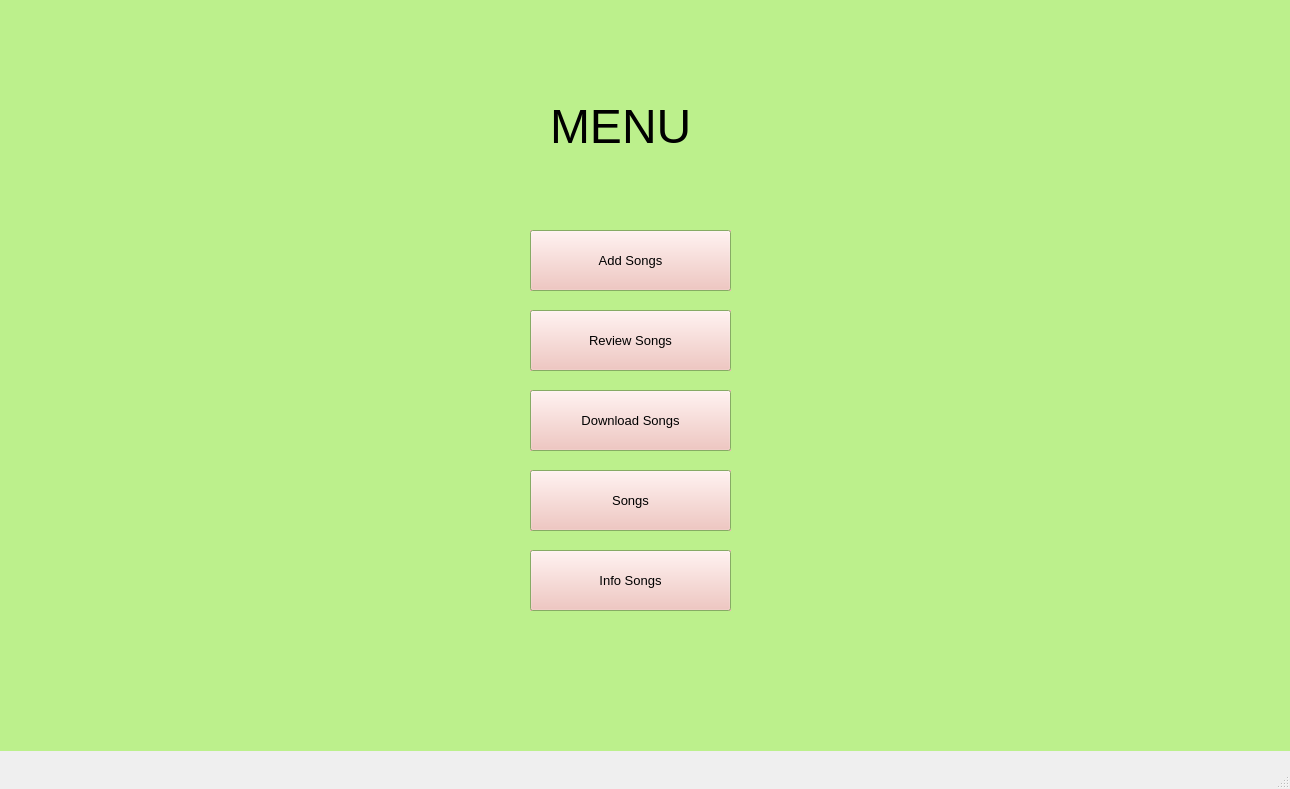
<?xml version="1.0" encoding="UTF-8"?>
<ui version="4.0">
 <class>cframe</class>
 <widget class="QMainWindow" name="cframe">
  <property name="geometry">
   <rect>
    <x>0</x>
    <y>0</y>
    <width>1290</width>
    <height>789</height>
   </rect>
  </property>
  <property name="windowTitle">
   <string>cframe</string>
  </property>
  <widget class="QWidget" name="centralwidget">
   <property name="enabled">
    <bool>true</bool>
   </property>
   <widget class="QStackedWidget" name="stackedWidget">
    <property name="geometry">
     <rect>
      <x>0</x>
      <y>0</y>
      <width>1291</width>
      <height>751</height>
     </rect>
    </property>
    <property name="palette">
     <palette>
      <active>
       <colorrole role="Base">
        <brush brushstyle="SolidPattern">
         <color alpha="255">
          <red>255</red>
          <green>255</green>
          <blue>255</blue>
         </color>
        </brush>
       </colorrole>
       <colorrole role="Window">
        <brush brushstyle="SolidPattern">
         <color alpha="255">
          <red>188</red>
          <green>240</green>
          <blue>140</blue>
         </color>
        </brush>
       </colorrole>
      </active>
      <inactive>
       <colorrole role="Base">
        <brush brushstyle="SolidPattern">
         <color alpha="255">
          <red>255</red>
          <green>255</green>
          <blue>255</blue>
         </color>
        </brush>
       </colorrole>
       <colorrole role="Window">
        <brush brushstyle="SolidPattern">
         <color alpha="255">
          <red>188</red>
          <green>240</green>
          <blue>140</blue>
         </color>
        </brush>
       </colorrole>
      </inactive>
      <disabled>
       <colorrole role="Base">
        <brush brushstyle="SolidPattern">
         <color alpha="255">
          <red>188</red>
          <green>240</green>
          <blue>140</blue>
         </color>
        </brush>
       </colorrole>
       <colorrole role="Window">
        <brush brushstyle="SolidPattern">
         <color alpha="255">
          <red>188</red>
          <green>240</green>
          <blue>140</blue>
         </color>
        </brush>
       </colorrole>
      </disabled>
     </palette>
    </property>
    <property name="font">
     <font>
      <pointsize>16</pointsize>
     </font>
    </property>
    <property name="autoFillBackground">
     <bool>true</bool>
    </property>
    <property name="currentIndex">
     <number>0</number>
    </property>
    <widget class="QWidget" name="page">
     <widget class="QLabel" name="label">
      <property name="geometry">
       <rect>
        <x>550</x>
        <y>90</y>
        <width>159</width>
        <height>72</height>
       </rect>
      </property>
      <property name="font">
       <font>
        <pointsize>36</pointsize>
       </font>
      </property>
      <property name="text">
       <string>MENU</string>
      </property>
     </widget>
     <widget class="QPushButton" name="Add">
      <property name="geometry">
       <rect>
        <x>530</x>
        <y>230</y>
        <width>201</width>
        <height>61</height>
       </rect>
      </property>
      <property name="palette">
       <palette>
        <active>
         <colorrole role="Button">
          <brush brushstyle="SolidPattern">
           <color alpha="255">
            <red>240</red>
            <green>188</green>
            <blue>181</blue>
           </color>
          </brush>
         </colorrole>
         <colorrole role="Highlight">
          <brush brushstyle="SolidPattern">
           <color alpha="255">
            <red>215</red>
            <green>168</green>
            <blue>168</blue>
           </color>
          </brush>
         </colorrole>
        </active>
        <inactive>
         <colorrole role="Button">
          <brush brushstyle="SolidPattern">
           <color alpha="255">
            <red>240</red>
            <green>188</green>
            <blue>181</blue>
           </color>
          </brush>
         </colorrole>
         <colorrole role="Highlight">
          <brush brushstyle="SolidPattern">
           <color alpha="255">
            <red>215</red>
            <green>168</green>
            <blue>168</blue>
           </color>
          </brush>
         </colorrole>
        </inactive>
        <disabled>
         <colorrole role="Button">
          <brush brushstyle="SolidPattern">
           <color alpha="255">
            <red>240</red>
            <green>188</green>
            <blue>181</blue>
           </color>
          </brush>
         </colorrole>
         <colorrole role="Highlight">
          <brush brushstyle="SolidPattern">
           <color alpha="255">
            <red>0</red>
            <green>120</green>
            <blue>215</blue>
           </color>
          </brush>
         </colorrole>
        </disabled>
       </palette>
      </property>
      <property name="font">
       <font>
        <pointsize>10</pointsize>
       </font>
      </property>
      <property name="autoFillBackground">
       <bool>true</bool>
      </property>
      <property name="text">
       <string>Add Songs</string>
      </property>
     </widget>
     <widget class="QPushButton" name="Review">
      <property name="geometry">
       <rect>
        <x>530</x>
        <y>310</y>
        <width>201</width>
        <height>61</height>
       </rect>
      </property>
      <property name="palette">
       <palette>
        <active>
         <colorrole role="Button">
          <brush brushstyle="SolidPattern">
           <color alpha="255">
            <red>240</red>
            <green>188</green>
            <blue>181</blue>
           </color>
          </brush>
         </colorrole>
         <colorrole role="Highlight">
          <brush brushstyle="SolidPattern">
           <color alpha="255">
            <red>215</red>
            <green>168</green>
            <blue>168</blue>
           </color>
          </brush>
         </colorrole>
        </active>
        <inactive>
         <colorrole role="Button">
          <brush brushstyle="SolidPattern">
           <color alpha="255">
            <red>240</red>
            <green>188</green>
            <blue>181</blue>
           </color>
          </brush>
         </colorrole>
         <colorrole role="Highlight">
          <brush brushstyle="SolidPattern">
           <color alpha="255">
            <red>215</red>
            <green>168</green>
            <blue>168</blue>
           </color>
          </brush>
         </colorrole>
        </inactive>
        <disabled>
         <colorrole role="Button">
          <brush brushstyle="SolidPattern">
           <color alpha="255">
            <red>240</red>
            <green>188</green>
            <blue>181</blue>
           </color>
          </brush>
         </colorrole>
         <colorrole role="Highlight">
          <brush brushstyle="SolidPattern">
           <color alpha="255">
            <red>0</red>
            <green>120</green>
            <blue>215</blue>
           </color>
          </brush>
         </colorrole>
        </disabled>
       </palette>
      </property>
      <property name="font">
       <font>
        <pointsize>10</pointsize>
       </font>
      </property>
      <property name="autoFillBackground">
       <bool>true</bool>
      </property>
      <property name="text">
       <string>Review Songs</string>
      </property>
     </widget>
     <widget class="QPushButton" name="Download">
      <property name="geometry">
       <rect>
        <x>530</x>
        <y>390</y>
        <width>201</width>
        <height>61</height>
       </rect>
      </property>
      <property name="palette">
       <palette>
        <active>
         <colorrole role="Button">
          <brush brushstyle="SolidPattern">
           <color alpha="255">
            <red>240</red>
            <green>188</green>
            <blue>181</blue>
           </color>
          </brush>
         </colorrole>
         <colorrole role="Highlight">
          <brush brushstyle="SolidPattern">
           <color alpha="255">
            <red>215</red>
            <green>168</green>
            <blue>168</blue>
           </color>
          </brush>
         </colorrole>
        </active>
        <inactive>
         <colorrole role="Button">
          <brush brushstyle="SolidPattern">
           <color alpha="255">
            <red>240</red>
            <green>188</green>
            <blue>181</blue>
           </color>
          </brush>
         </colorrole>
         <colorrole role="Highlight">
          <brush brushstyle="SolidPattern">
           <color alpha="255">
            <red>215</red>
            <green>168</green>
            <blue>168</blue>
           </color>
          </brush>
         </colorrole>
        </inactive>
        <disabled>
         <colorrole role="Button">
          <brush brushstyle="SolidPattern">
           <color alpha="255">
            <red>240</red>
            <green>188</green>
            <blue>181</blue>
           </color>
          </brush>
         </colorrole>
         <colorrole role="Highlight">
          <brush brushstyle="SolidPattern">
           <color alpha="255">
            <red>0</red>
            <green>120</green>
            <blue>215</blue>
           </color>
          </brush>
         </colorrole>
        </disabled>
       </palette>
      </property>
      <property name="font">
       <font>
        <pointsize>10</pointsize>
       </font>
      </property>
      <property name="autoFillBackground">
       <bool>true</bool>
      </property>
      <property name="text">
       <string>Download Songs</string>
      </property>
     </widget>
     <widget class="QPushButton" name="Songs">
      <property name="geometry">
       <rect>
        <x>530</x>
        <y>470</y>
        <width>201</width>
        <height>61</height>
       </rect>
      </property>
      <property name="palette">
       <palette>
        <active>
         <colorrole role="Button">
          <brush brushstyle="SolidPattern">
           <color alpha="255">
            <red>240</red>
            <green>188</green>
            <blue>181</blue>
           </color>
          </brush>
         </colorrole>
         <colorrole role="Highlight">
          <brush brushstyle="SolidPattern">
           <color alpha="255">
            <red>215</red>
            <green>168</green>
            <blue>168</blue>
           </color>
          </brush>
         </colorrole>
        </active>
        <inactive>
         <colorrole role="Button">
          <brush brushstyle="SolidPattern">
           <color alpha="255">
            <red>240</red>
            <green>188</green>
            <blue>181</blue>
           </color>
          </brush>
         </colorrole>
         <colorrole role="Highlight">
          <brush brushstyle="SolidPattern">
           <color alpha="255">
            <red>215</red>
            <green>168</green>
            <blue>168</blue>
           </color>
          </brush>
         </colorrole>
        </inactive>
        <disabled>
         <colorrole role="Button">
          <brush brushstyle="SolidPattern">
           <color alpha="255">
            <red>240</red>
            <green>188</green>
            <blue>181</blue>
           </color>
          </brush>
         </colorrole>
         <colorrole role="Highlight">
          <brush brushstyle="SolidPattern">
           <color alpha="255">
            <red>0</red>
            <green>120</green>
            <blue>215</blue>
           </color>
          </brush>
         </colorrole>
        </disabled>
       </palette>
      </property>
      <property name="font">
       <font>
        <pointsize>10</pointsize>
       </font>
      </property>
      <property name="autoFillBackground">
       <bool>true</bool>
      </property>
      <property name="text">
       <string>Songs</string>
      </property>
     </widget>
     <widget class="QPushButton" name="InfoSongs">
      <property name="geometry">
       <rect>
        <x>530</x>
        <y>550</y>
        <width>201</width>
        <height>61</height>
       </rect>
      </property>
      <property name="palette">
       <palette>
        <active>
         <colorrole role="Button">
          <brush brushstyle="SolidPattern">
           <color alpha="255">
            <red>240</red>
            <green>188</green>
            <blue>181</blue>
           </color>
          </brush>
         </colorrole>
         <colorrole role="Highlight">
          <brush brushstyle="SolidPattern">
           <color alpha="255">
            <red>215</red>
            <green>168</green>
            <blue>168</blue>
           </color>
          </brush>
         </colorrole>
        </active>
        <inactive>
         <colorrole role="Button">
          <brush brushstyle="SolidPattern">
           <color alpha="255">
            <red>240</red>
            <green>188</green>
            <blue>181</blue>
           </color>
          </brush>
         </colorrole>
         <colorrole role="Highlight">
          <brush brushstyle="SolidPattern">
           <color alpha="255">
            <red>215</red>
            <green>168</green>
            <blue>168</blue>
           </color>
          </brush>
         </colorrole>
        </inactive>
        <disabled>
         <colorrole role="Button">
          <brush brushstyle="SolidPattern">
           <color alpha="255">
            <red>240</red>
            <green>188</green>
            <blue>181</blue>
           </color>
          </brush>
         </colorrole>
         <colorrole role="Highlight">
          <brush brushstyle="SolidPattern">
           <color alpha="255">
            <red>0</red>
            <green>120</green>
            <blue>215</blue>
           </color>
          </brush>
         </colorrole>
        </disabled>
       </palette>
      </property>
      <property name="font">
       <font>
        <pointsize>10</pointsize>
       </font>
      </property>
      <property name="autoFillBackground">
       <bool>true</bool>
      </property>
      <property name="text">
       <string>Info Songs</string>
      </property>
     </widget>
    </widget>
    <widget class="QWidget" name="AddP">
     <widget class="QLabel" name="label_4">
      <property name="geometry">
       <rect>
        <x>460</x>
        <y>20</y>
        <width>341</width>
        <height>91</height>
       </rect>
      </property>
      <property name="font">
       <font>
        <pointsize>36</pointsize>
       </font>
      </property>
      <property name="text">
       <string>ADD SONGS</string>
      </property>
     </widget>
     <widget class="QPushButton" name="backA">
      <property name="geometry">
       <rect>
        <x>1169</x>
        <y>694</y>
        <width>111</width>
        <height>31</height>
       </rect>
      </property>
      <property name="font">
       <font>
        <pointsize>16</pointsize>
       </font>
      </property>
      <property name="text">
       <string>Back</string>
      </property>
     </widget>
     <widget class="QLabel" name="label_7">
      <property name="geometry">
       <rect>
        <x>230</x>
        <y>190</y>
        <width>361</width>
        <height>61</height>
       </rect>
      </property>
      <property name="font">
       <font>
        <pointsize>18</pointsize>
       </font>
      </property>
      <property name="text">
       <string>NOMBRE DE LA CANCION</string>
      </property>
     </widget>
     <widget class="QLabel" name="label_8">
      <property name="geometry">
       <rect>
        <x>230</x>
        <y>270</y>
        <width>361</width>
        <height>41</height>
       </rect>
      </property>
      <property name="font">
       <font>
        <pointsize>18</pointsize>
       </font>
      </property>
      <property name="text">
       <string>CANTANTE</string>
      </property>
     </widget>
     <widget class="QLabel" name="label_9">
      <property name="geometry">
       <rect>
        <x>230</x>
        <y>330</y>
        <width>361</width>
        <height>51</height>
       </rect>
      </property>
      <property name="font">
       <font>
        <pointsize>18</pointsize>
       </font>
      </property>
      <property name="text">
       <string>GENERO DEL CANTANTE</string>
      </property>
     </widget>
     <widget class="QLabel" name="label_10">
      <property name="geometry">
       <rect>
        <x>230</x>
        <y>400</y>
        <width>361</width>
        <height>41</height>
       </rect>
      </property>
      <property name="font">
       <font>
        <pointsize>18</pointsize>
       </font>
      </property>
      <property name="text">
       <string>PRECIO</string>
      </property>
     </widget>
     <widget class="QLineEdit" name="nombreC">
      <property name="geometry">
       <rect>
        <x>730</x>
        <y>190</y>
        <width>271</width>
        <height>41</height>
       </rect>
      </property>
     </widget>
     <widget class="QLineEdit" name="cantante">
      <property name="geometry">
       <rect>
        <x>730</x>
        <y>260</y>
        <width>271</width>
        <height>41</height>
       </rect>
      </property>
     </widget>
     <widget class="QLineEdit" name="genero">
      <property name="geometry">
       <rect>
        <x>730</x>
        <y>330</y>
        <width>271</width>
        <height>41</height>
       </rect>
      </property>
     </widget>
     <widget class="QLineEdit" name="precio">
      <property name="geometry">
       <rect>
        <x>730</x>
        <y>400</y>
        <width>271</width>
        <height>41</height>
       </rect>
      </property>
     </widget>
     <widget class="QPushButton" name="AddButton">
      <property name="geometry">
       <rect>
        <x>500</x>
        <y>520</y>
        <width>261</width>
        <height>61</height>
       </rect>
      </property>
      <property name="font">
       <font>
        <pointsize>14</pointsize>
       </font>
      </property>
      <property name="text">
       <string>ADD SONG!</string>
      </property>
     </widget>
    </widget>
    <widget class="QWidget" name="DownloadP">
     <widget class="QLabel" name="label_2">
      <property name="geometry">
       <rect>
        <x>20</x>
        <y>20</y>
        <width>541</width>
        <height>91</height>
       </rect>
      </property>
      <property name="font">
       <font>
        <pointsize>36</pointsize>
       </font>
      </property>
      <property name="text">
       <string>DOWNLOAD SONGS</string>
      </property>
     </widget>
     <widget class="QPushButton" name="pushButton_4">
      <property name="geometry">
       <rect>
        <x>1200</x>
        <y>700</y>
        <width>80</width>
        <height>25</height>
       </rect>
      </property>
      <property name="text">
       <string>Back</string>
      </property>
     </widget>
     <widget class="QLabel" name="label_13">
      <property name="geometry">
       <rect>
        <x>30</x>
        <y>200</y>
        <width>301</width>
        <height>41</height>
       </rect>
      </property>
      <property name="font">
       <font>
        <pointsize>14</pointsize>
       </font>
      </property>
      <property name="text">
       <string>CODIGO DE CANCION</string>
      </property>
     </widget>
     <widget class="QLabel" name="label_14">
      <property name="geometry">
       <rect>
        <x>30</x>
        <y>260</y>
        <width>241</width>
        <height>41</height>
       </rect>
      </property>
      <property name="font">
       <font>
        <pointsize>14</pointsize>
       </font>
      </property>
      <property name="text">
       <string>NOMBRE DEL CLIENTE</string>
      </property>
     </widget>
     <widget class="QLineEdit" name="codigoC">
      <property name="geometry">
       <rect>
        <x>360</x>
        <y>210</y>
        <width>221</width>
        <height>31</height>
       </rect>
      </property>
     </widget>
     <widget class="QLineEdit" name="nombreCliente">
      <property name="geometry">
       <rect>
        <x>360</x>
        <y>270</y>
        <width>221</width>
        <height>31</height>
       </rect>
      </property>
     </widget>
     <widget class="QPushButton" name="pushButton_2">
      <property name="geometry">
       <rect>
        <x>140</x>
        <y>450</y>
        <width>281</width>
        <height>81</height>
       </rect>
      </property>
      <property name="font">
       <font>
        <pointsize>24</pointsize>
       </font>
      </property>
      <property name="text">
       <string>DESCARGAR!</string>
      </property>
     </widget>
     <widget class="QTextBrowser" name="textBrowser">
      <property name="geometry">
       <rect>
        <x>660</x>
        <y>130</y>
        <width>611</width>
        <height>531</height>
       </rect>
      </property>
     </widget>
    </widget>
    <widget class="QWidget" name="ReviewP">
     <widget class="QLabel" name="label_3">
      <property name="geometry">
       <rect>
        <x>440</x>
        <y>20</y>
        <width>431</width>
        <height>91</height>
       </rect>
      </property>
      <property name="font">
       <font>
        <pointsize>36</pointsize>
       </font>
      </property>
      <property name="text">
       <string>REVIEW SONGS</string>
      </property>
     </widget>
     <widget class="QPushButton" name="pushButton_3">
      <property name="geometry">
       <rect>
        <x>1200</x>
        <y>700</y>
        <width>80</width>
        <height>25</height>
       </rect>
      </property>
      <property name="text">
       <string>Back</string>
      </property>
     </widget>
     <widget class="QLabel" name="label_11">
      <property name="geometry">
       <rect>
        <x>420</x>
        <y>240</y>
        <width>211</width>
        <height>41</height>
       </rect>
      </property>
      <property name="font">
       <font>
        <pointsize>24</pointsize>
       </font>
      </property>
      <property name="text">
       <string>CODIGO</string>
      </property>
     </widget>
     <widget class="QLabel" name="label_12">
      <property name="geometry">
       <rect>
        <x>420</x>
        <y>320</y>
        <width>211</width>
        <height>41</height>
       </rect>
      </property>
      <property name="font">
       <font>
        <pointsize>24</pointsize>
       </font>
      </property>
      <property name="text">
       <string>ESTRELLAS</string>
      </property>
     </widget>
     <widget class="QLineEdit" name="codigo">
      <property name="geometry">
       <rect>
        <x>660</x>
        <y>240</y>
        <width>201</width>
        <height>41</height>
       </rect>
      </property>
     </widget>
     <widget class="QLineEdit" name="estrellas">
      <property name="geometry">
       <rect>
        <x>660</x>
        <y>320</y>
        <width>201</width>
        <height>41</height>
       </rect>
      </property>
     </widget>
     <widget class="QPushButton" name="pushButton">
      <property name="geometry">
       <rect>
        <x>490</x>
        <y>450</y>
        <width>291</width>
        <height>71</height>
       </rect>
      </property>
      <property name="font">
       <font>
        <pointsize>24</pointsize>
       </font>
      </property>
      <property name="text">
       <string>ADD REVIEW!</string>
      </property>
     </widget>
    </widget>
    <widget class="QWidget" name="SongsP">
     <widget class="QLabel" name="label_5">
      <property name="geometry">
       <rect>
        <x>550</x>
        <y>40</y>
        <width>191</width>
        <height>91</height>
       </rect>
      </property>
      <property name="font">
       <font>
        <pointsize>36</pointsize>
       </font>
      </property>
      <property name="text">
       <string>SONGS</string>
      </property>
     </widget>
     <widget class="QPushButton" name="pushButton_5">
      <property name="geometry">
       <rect>
        <x>1200</x>
        <y>710</y>
        <width>80</width>
        <height>25</height>
       </rect>
      </property>
      <property name="text">
       <string>Back</string>
      </property>
     </widget>
     <widget class="QLineEdit" name="lineEdit">
      <property name="geometry">
       <rect>
        <x>410</x>
        <y>180</y>
        <width>321</width>
        <height>41</height>
       </rect>
      </property>
     </widget>
     <widget class="QLabel" name="label_15">
      <property name="geometry">
       <rect>
        <x>30</x>
        <y>180</y>
        <width>431</width>
        <height>51</height>
       </rect>
      </property>
      <property name="font">
       <font>
        <pointsize>20</pointsize>
       </font>
      </property>
      <property name="text">
       <string>NOMBRE DEL ARCHIVO</string>
      </property>
     </widget>
     <widget class="QPushButton" name="pushButton_7">
      <property name="geometry">
       <rect>
        <x>950</x>
        <y>410</y>
        <width>271</width>
        <height>51</height>
       </rect>
      </property>
      <property name="font">
       <font>
        <pointsize>20</pointsize>
       </font>
      </property>
      <property name="text">
       <string>CREAR!</string>
      </property>
     </widget>
     <widget class="QTextBrowser" name="textBrowser_2">
      <property name="geometry">
       <rect>
        <x>20</x>
        <y>260</y>
        <width>851</width>
        <height>411</height>
       </rect>
      </property>
     </widget>
    </widget>
    <widget class="QWidget" name="InfoP">
     <widget class="QLabel" name="label_6">
      <property name="geometry">
       <rect>
        <x>20</x>
        <y>20</y>
        <width>351</width>
        <height>91</height>
       </rect>
      </property>
      <property name="font">
       <font>
        <pointsize>36</pointsize>
       </font>
      </property>
      <property name="text">
       <string>INFO SONGS</string>
      </property>
     </widget>
     <widget class="QPushButton" name="pushButton_6">
      <property name="geometry">
       <rect>
        <x>1200</x>
        <y>700</y>
        <width>80</width>
        <height>25</height>
       </rect>
      </property>
      <property name="text">
       <string>Back</string>
      </property>
     </widget>
     <widget class="QLabel" name="label_16">
      <property name="geometry">
       <rect>
        <x>30</x>
        <y>320</y>
        <width>151</width>
        <height>71</height>
       </rect>
      </property>
      <property name="font">
       <font>
        <pointsize>22</pointsize>
       </font>
      </property>
      <property name="text">
       <string>CODIGO</string>
      </property>
     </widget>
     <widget class="QTextBrowser" name="textBrowser_3">
      <property name="geometry">
       <rect>
        <x>600</x>
        <y>120</y>
        <width>671</width>
        <height>541</height>
       </rect>
      </property>
     </widget>
     <widget class="QLineEdit" name="lineEdit_2">
      <property name="geometry">
       <rect>
        <x>210</x>
        <y>333</y>
        <width>281</width>
        <height>41</height>
       </rect>
      </property>
     </widget>
     <widget class="QPushButton" name="pushButton_8">
      <property name="geometry">
       <rect>
        <x>130</x>
        <y>520</y>
        <width>271</width>
        <height>71</height>
       </rect>
      </property>
      <property name="text">
       <string>VER!</string>
      </property>
     </widget>
    </widget>
   </widget>
  </widget>
  <widget class="QMenuBar" name="menubar">
   <property name="geometry">
    <rect>
     <x>0</x>
     <y>0</y>
     <width>1290</width>
     <height>25</height>
    </rect>
   </property>
  </widget>
  <widget class="QStatusBar" name="statusbar"/>
 </widget>
 <resources/>
 <connections/>
</ui>
